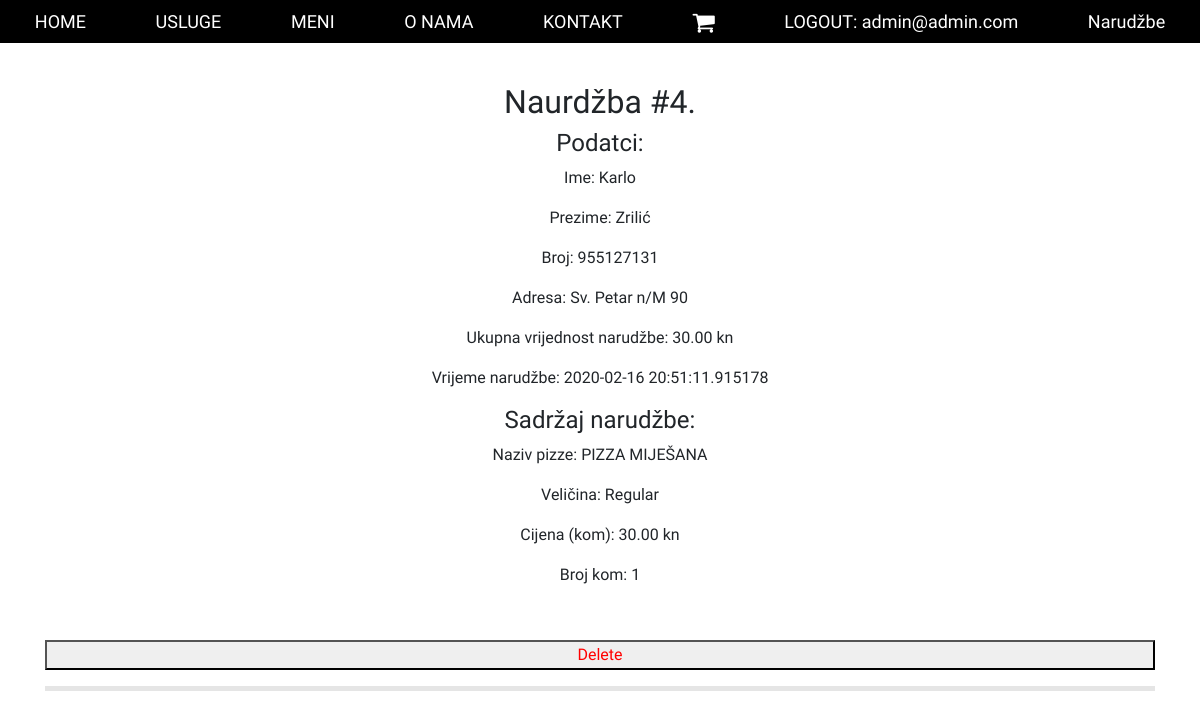
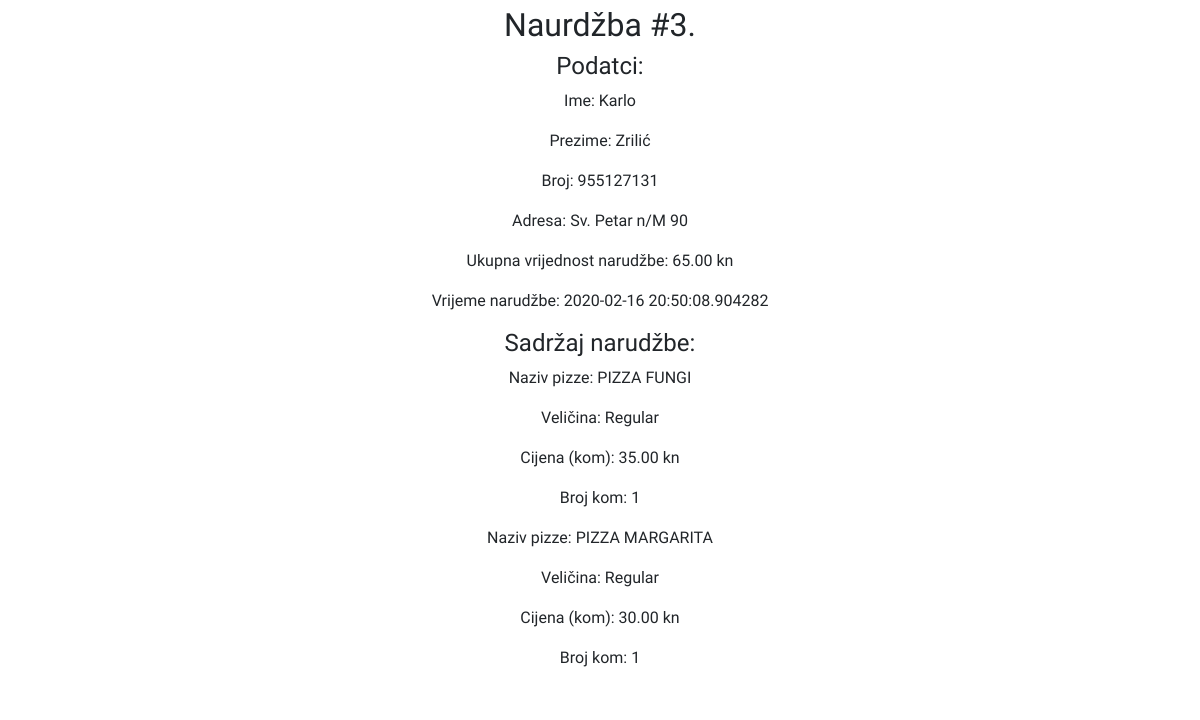
Page /narudzbe (signed in, upper part) on the earlier database version (2 pictures, top to bottom).
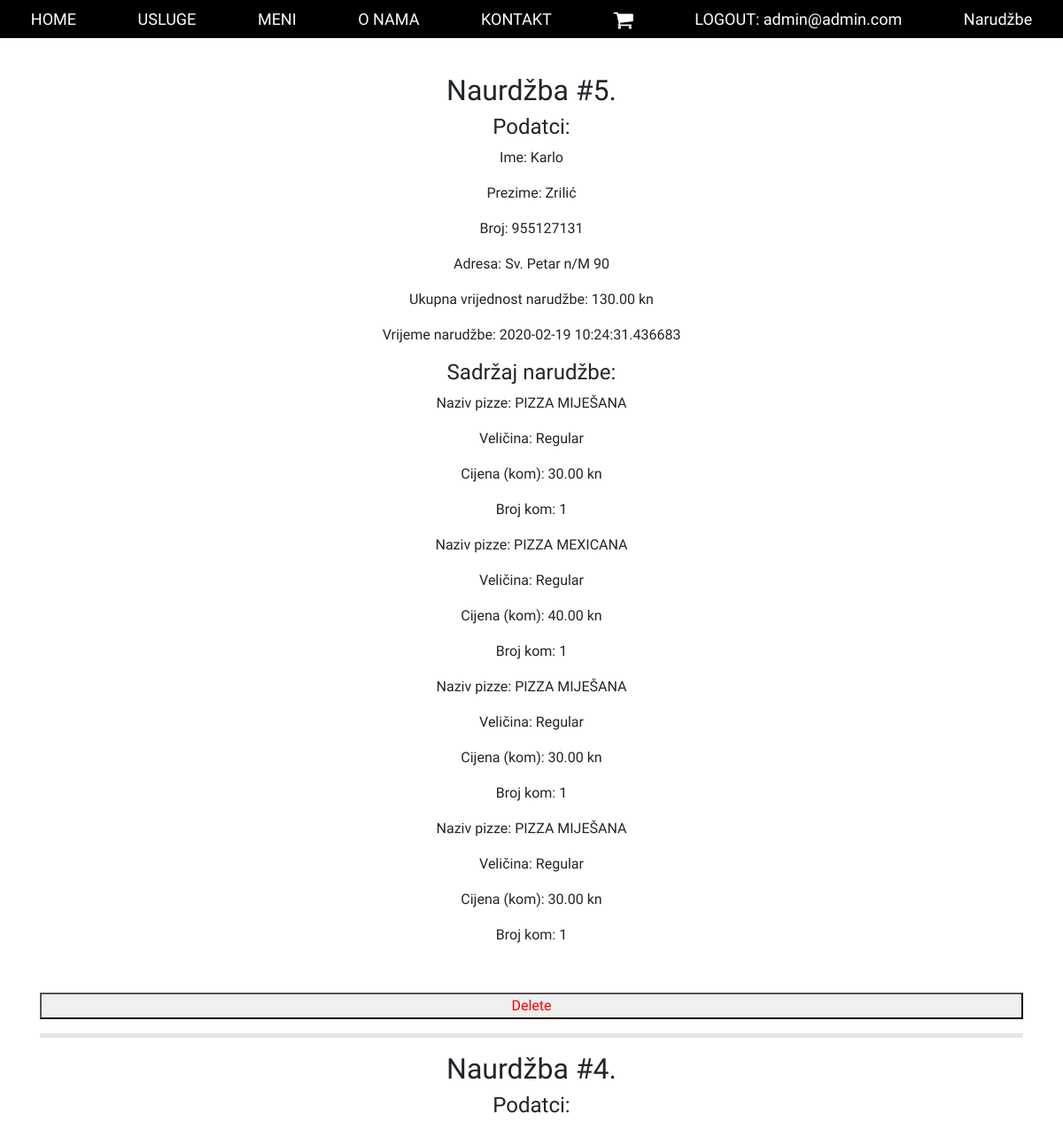
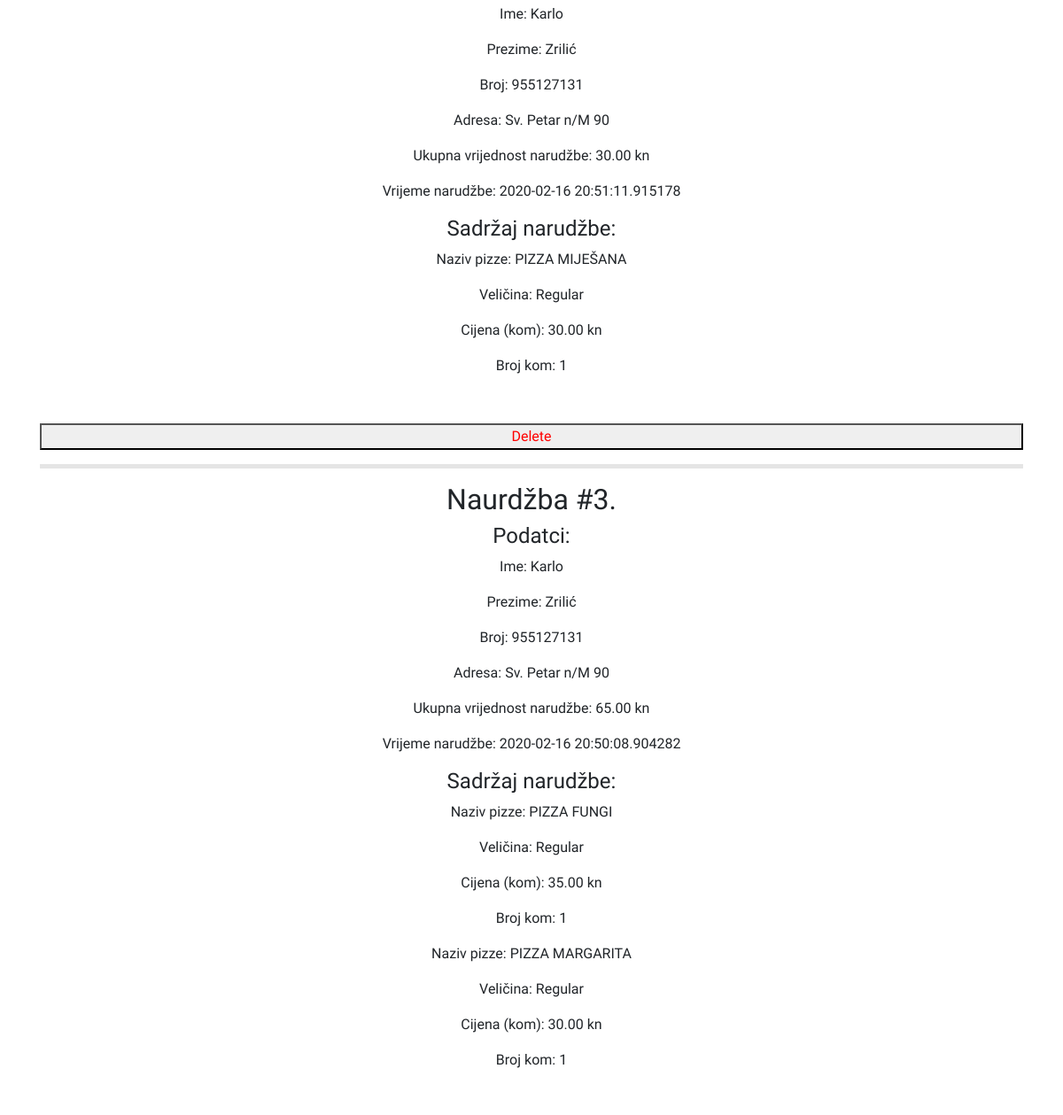
Same page on the later database version (2 pictures, top to bottom).
### index.py (models this page shows)
class Order(db.Model):
    __tablename__ = 'order'
    id = db.Column(db.Integer, primary_key=True)
    ime = db.Column(db.String(64))
    prezime = db.Column(db.String(64))
    telefon = db.Column(db.String(64))
    adresa = db.Column(db.String(64))
    ukupno = db.Column(db.Float())
    vrijeme = db.Column(db.DateTime())
    narudzba = db.Column(db.Text())
    def __repr__(self):
        return '{},{},{},{},{},{}%{}'.format(self.ime, self.prezime, self.telefon, self.adresa, self.ukupno, self.vrijeme, self.narudzba)

### index.py (the view)
@app.route('/narudzbe', methods=['GET', 'POST'])
def izlistajNarudzbe():
    natragForm = Natrag()
    narudzbeQuery = Order.query.all()
    ids = [x.id for x in Order.query.all()]
    sviPodatci = []
    sveNarudzbe = []
    for i in narudzbeQuery:
        strVersion = str(i)
        lista = strVersion.split('%')
        podatci = lista[0]
        narudzbe = lista[1]
        podatci = podatci.split(',')
        sviPodatci.append(tuple(podatci))
        narudzbe = eval(narudzbe)
        sveNarudzbe.append(tuple(narudzbe))
    if request.method == 'GET' and session.get('username') is not None:
        return render_template('orders.html', username=session.get('username'), broj_u_kosarici=session.get('broj_u_kosarici'), ids=ids, podatci=sviPodatci, narudzbe=sveNarudzbe, ukupno=session.get('ukupno'))
    elif request.method == 'GET' and session.get('username') is None:
        flash('Neodobren pristup!')
        return render_template('no-autho.html', natragForm=natragForm)
    elif request.method == 'POST' and natragForm.validate_on_submit():
        return redirect(url_for('listPizzas'))

### templates/orders.html (shortened to what this page needs)
{% extends "base.html" %}
{% import "bootstrap/wtf.html" as wtf %}
{% block page_content %}
    <div class="intro-login">
        <div class="container">
            <div class="page-header">
                {% if podatci == [] %}
                <p>Nemate narudžbi!</p>
                {% else %}
                {% for el in podatci | reverse %}
                <h2>Naurdžba #{{ids[podatci.index(el)]}}.</h2>
                <div class="narudzba">
                    <div class="narudzba-podatci">
                        <h4>Podatci:</h4>
                        <p>Ime: {{el[0]}}</p>
                        <p>Prezime: {{el[1]}}</p>
                        <p>Broj: {{el[2]}}</p>
                        <p>Adresa: {{el[3]}}</p>
                        <p>Ukupna vrijednost narudžbe: {{el[4]}}0 kn</p>
                        <p>Vrijeme narudžbe: {{el[5]}}</p>
                    </div>
                    <div class="narudzba-sadrzaj">
                        <h4>Sadržaj narudžbe:</h4>
                        {% for i in narudzbe[podatci.index(el)] | reverse %}
                            <p>Naziv pizze: {{i[0]}}</p>
                            <p>Veličina: {{i[1]}}</p>
                            <p>Cijena (kom): {{i[2]}}0 kn</p>
                            <p>Broj kom: {{i[3]}}</p>
                        {% endfor %}
                    </div>
                </div>
                <button class="admin-delete-order" onclick="window.location.href = '/izbrisi-narudzbu-iz-baze/{{ids[podatci.index(el)]}}';">Delete</button>
                <hr style="border-width: 5px;">
                {% endfor %}
                {% endif %}
            </div>
        </div>
    </div>
{% endblock %}

### templates/base.html (shortened to what this page needs)
{% extends "bootstrap/base.html" %}
{% block head %}
{{ super() }}
    {% block styles %}
        <link rel="stylesheet" type="text/css" href="{{ url_for('static', filename='css/reset.css') }}">
        <link rel="stylesheet" type="text/css" href="{{ url_for('static', filename='css/bootstrap.min.css') }}">
        <link rel="stylesheet" type="text/css" href="{{ url_for('static', filename='css/style.css') }}">
        <link rel="stylesheet" type="text/css" href="{{ url_for('static', filename='css/mobile-css.css') }}">
        <link href="//maxcdn.bootstrapcdn.com/font-awesome/4.7.0/css/font-awesome.min.css" rel="stylesheet">
    {% endblock %}
{% endblock %}
{% block navbar %}
<nav id="links" class="nav nav-pills flex-column flex-sm-row">
    <a class="flex-sm-fill text-sm-center nav-link" href="/">HOME</a>
    <a class="flex-sm-fill text-sm-center nav-link" href="/#usluge">USLUGE</a>
    <a class="flex-sm-fill text-sm-center nav-link" href="/#meni">MENI</a>
    <a class="flex-sm-fill text-sm-center nav-link" href="/o-nama">O NAMA</a>
    <a class="flex-sm-fill text-sm-center nav-link" href="/kontakt">KONTAKT</a>
    <a class="flex-sm-fill text-sm-center nav-link" href="/kosarica">
        <i class="fa fa-shopping-cart fa-lg">
        </i>
    </a>
    <a class="flex-sm-fill text-sm-center nav-link" href="{% if username%}/logout{% else %}/login{% endif %}">
        {% if username%}LOGOUT: {{ username }}{% else %}LOGIN{% endif %}
    </a>
    {% if username%} <a class="flex-sm-fill text-sm-center nav-link" href="{% if username%}/narudzbe{% endif %}">Narudžbe</a>
    {% endif %}
</nav>
{% endblock %}
{% block content %}
    {% block page_content %}{% endblock %}
{% endblock %}

### static/css/style.css (style rules this page uses)
html, body { scroll-behavior: smooth; height: 100%; width: 100%; margin: 0 auto; text-align: center; font-family: 'McLaren', cursive; }
.intro-login { background-image: url("../images/torn-paper-bottom.png"); background-position: bottom; background-repeat: no-repeat; background-size: 100%; position: relative; padding: 30px 0 50px 0; margin: 10px 0 -50px 0; z-index: 1; }
#links { font-size: 18px; background-color: black; justify-content: center; text-align: center; width: 100%; margin: 0 auto; }
a { color: white; background-color: black; }
.admin-delete-order { color: red; width: 100%; }
.narudzba { display: grid; grid-template-columns: 50% 50%; grid-template-rows: auto; }
.narudzba-podatci { grid-column-start: 1; grid-column-end: 2; grid-row-start: 1; grid-row-end: 2; }
.narudzba-sadrzaj { grid-column-start: 2; grid-column-end: 3; grid-row-start: 1; grid-row-end: 2; }

### static/css/mobile-css.css (style rules this page uses)
@media only screen and (max-width: 1200px) { .intro-login { margin: 10px 0 -20px 0; } }
@media only screen and (max-width: 1200px) { .narudzba { display: grid; grid-template-columns: 100%; grid-template-rows: auto auto; } }
@media only screen and (max-width: 1200px) { .narudzba-podatci { grid-column-start: 1; grid-column-end: 2; grid-row-start: 1; grid-row-end: 2; } }
@media only screen and (max-width: 1200px) { .narudzba-sadrzaj { grid-column-start: 1; grid-column-end: 2; grid-row-start: 2; grid-row-end: 3; } }

Differences in the rows shown:
added Order: id "5", ime "Karlo", prezime "Zrilić", telefon "955127131", adresa "Sv. Petar n/M 90", ukupno "130.0", vrijeme "2020-02-19 10:24:31.436683", i "PIZZA MIJEŠANA" "PIZZA MEXICANA" "PIZZA MIJEŠANA" "PIZZA MIJEŠANA", i "Regular" "Regular" "Regular" "Regular", i "30.0" "40.0" "30.0" "30.0", i "1" "1" "1" "1"
